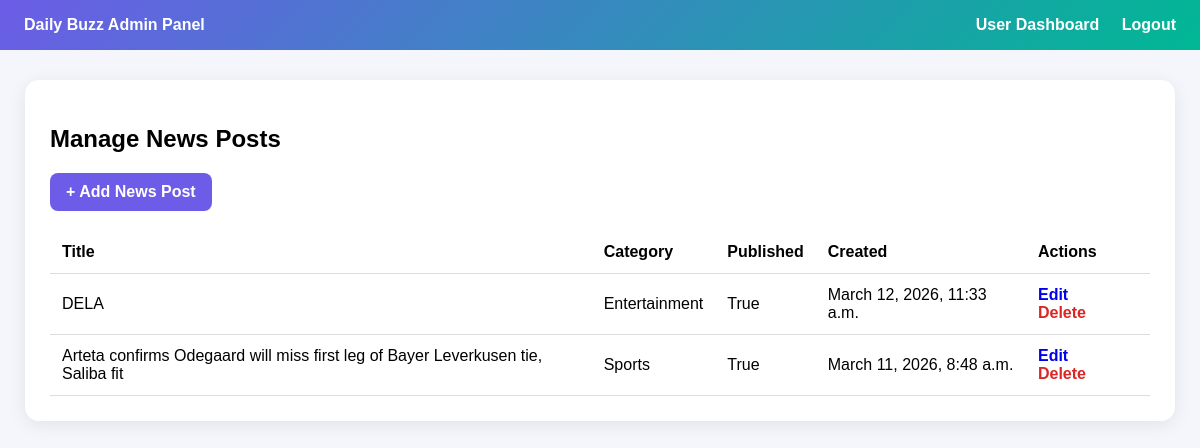
The app's page /dashboard/admin/news/ (signed in) with its own data.
### dashboard/models.py (models this page shows, shortened)
class NewsPost(models.Model):
    CATEGORY_CHOICES = [
        ('entertainment', 'Entertainment'),
        ('sports', 'Sports'),
        ('politics', 'Politics'),
        ('technology', 'Technology'),
        ('business', 'Business'),
        ('health', 'Health'),
    ]
    title = models.CharField(max_length=200)
    category = models.CharField(max_length=30, choices=CATEGORY_CHOICES)
    editor_name = models.CharField(max_length=120, default='Daily Buzz Editorial Desk')
    summary = models.TextField()
    content = models.TextField()
    image = models.ImageField(upload_to='news_images/', blank=True, null=True)
    is_published = models.BooleanField(default=True)
    is_featured = models.BooleanField(default=False)
    is_breaking = models.BooleanField(default=False)
    show_in_carousel = models.BooleanField(default=False)
    show_as_popup = models.BooleanField(default=False)
    created_at = models.DateTimeField(auto_now_add=True)
    views_count = models.PositiveIntegerField(default=0)
    class Meta:
        ordering = ['-created_at']

### dashboard/views.py (the view)
# urls.py: path('admin/news/', admin_news_list_view, name='admin_news_list'),
@staff_member_required
def admin_news_list_view(request):
    posts = NewsPost.objects.all()
    return render(request, "dashboard/admin_news_list.html", {"posts": posts})

### templates/dashboard/admin_news_list.html (shortened to what this page needs)
<!DOCTYPE html>
<html lang="en">
<head>
</head>
<body>
    <div class="topbar">
        <div><strong>Daily Buzz Admin Panel</strong></div>
        <div>
            <a href="{% url 'dashboard' %}">User Dashboard</a>
            <a href="{% url 'logout' %}">Logout</a>
        </div>
    </div>
    <div class="container">
        <h2>Manage News Posts</h2>
        <a href="{% url 'admin_news_add' %}" class="btn">+ Add News Post</a>
        <table>
            <thead>
                <tr>
                    <th>Title</th>
                    <th>Category</th>
                    <th>Published</th>
                    <th>Created</th>
                    <th>Actions</th>
                </tr>
            </thead>
            <tbody>
                {% for post in posts %}
                <tr>
                    <td>{{ post.title }}</td>
                    <td>{{ post.get_category_display }}</td>
                    <td>{{ post.is_published }}</td>
                    <td>{{ post.created_at }}</td>
                    <td class="action">
                        <a href="{% url 'admin_news_edit' post.id %}">Edit</a>
                        <a href="{% url 'admin_news_delete' post.id %}" class="delete">Delete</a>
                    </td>
                </tr>
                {% empty %}
                <tr>
                    <td colspan="5">No posts yet.</td>
                </tr>
                {% endfor %}
            </tbody>
        </table>
    </div>
</body>
</html>

### templates/dashboard/admin_news_list.html (style rules this page uses)
body { font-family: Arial, sans-serif; background: #f4f6fb; margin: 0; }
.topbar { background: linear-gradient(135deg, #6c5ce7, #00b894); color: white; padding: 16px 24px; display: flex; justify-content: space-between; align-items: center; }
.topbar a { color: white; text-decoration: none; margin-left: 18px; font-weight: bold; }
.container { max-width: 1100px; margin: 30px auto; background: white; padding: 25px; border-radius: 14px; box-shadow: 0 4px 18px rgba(0,0,0,0.08); }
.btn { display: inline-block; padding: 10px 16px; background: #6c5ce7; color: white; text-decoration: none; border-radius: 8px; font-weight: bold; margin-bottom: 20px; }
table { width: 100%; border-collapse: collapse; }
th, td { padding: 12px; border-bottom: 1px solid #ddd; text-align: left; }
.action a { margin-right: 10px; text-decoration: none; font-weight: bold; }
.delete { color: #dc2626; }

### records on screen
NewsPost: title "DELA", category "Entertainment", is_published "True", created_at "March 12, 2026, 11:33 a.m."
NewsPost: title "Arteta confirms Odegaard will miss first leg of Bayer Leverkusen tie, Saliba fit", category "Sports", is_published "True", created_at "March 11, 2026, 8:48 a.m."
